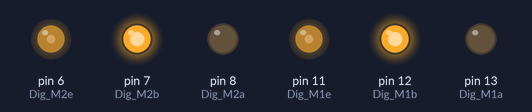
Simulated run of this sketch. Board: Arduino Uno, built with avr-gcc and run on an emulated ATmega328P. Shown: output pins drawn as LEDs (lit = HIGH).

Above: at 0.1 s.
Timing chart, 0 to 1.6 s (numbered marks = the images above):
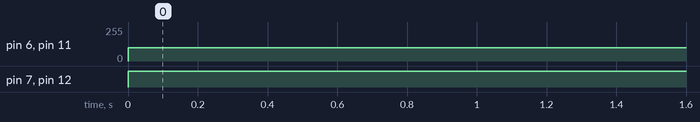

Measured:
- by itself, pin 6 (Dig_M2e), pin 11 (Dig_M1e): 0/255 → 100/255 at 0.00 s
- by itself, pin 7 (Dig_M2b), pin 12 (Dig_M1b): LOW → HIGH at 0.00 s

The sketch:

test_hmotor.ino
```cpp
/*#######
   Test Hbridge motors read-write
   use one PWM pin for enable and A -B pins for direction of motors
*/

//Define Pins

const int Dig_M1a = 13;
const int Dig_M1b = 12;
const int Dig_M1e = 11;

const int Dig_M2a = 8;
const int Dig_M2b = 7;
const int Dig_M2e = 6;

int analogV1  = 0;
int analogV2  = 0;

byte pwmV1  = 0 ;
byte pwmV2  = 0;

//Initialization
void setup() {
  // put your setup code here, to run once:
  pinMode(Dig_M1a, OUTPUT);
  pinMode(Dig_M1b, OUTPUT);
  pinMode(Dig_M1e, OUTPUT);

  pinMode(Dig_M2a, OUTPUT);
  pinMode(Dig_M2b, OUTPUT);
  pinMode(Dig_M2e, OUTPUT);


}

void loop() {
  // put your main code here, to run repeatedly:
  digitalWrite(Dig_M1a, LOW);
  digitalWrite(Dig_M1b, HIGH);
  pwmV1 = 100;
  //Move Motor
  digitalWrite(Dig_M2a, LOW);
  digitalWrite(Dig_M2b, HIGH);
  pwmV2 = 100;

  analogWrite(Dig_M1e, pwmV1);
  analogWrite(Dig_M2e, pwmV2);

}
```
